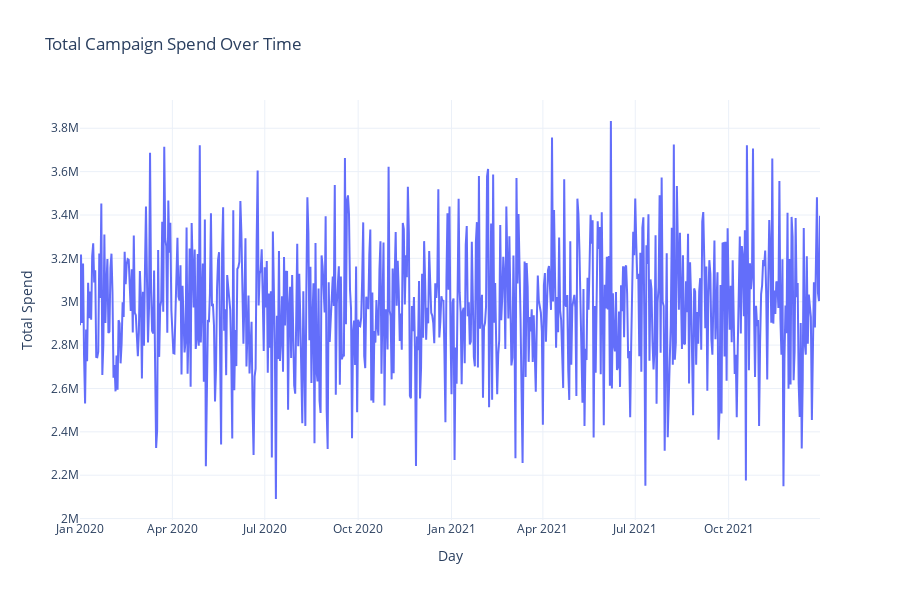

This figure's notebook cell:
### Code cell
# Total spend
plot_ads_spend(df_spend, by="total", figsize=(900, 600))

### Figure 1 — Plotly figure (JSON) as saved in the notebook; plotly's stock layout.template omitted (floating-point values rounded to 4 significant figures; data arrays with more than 128 entries replaced by an {"elided": "..."} marker saying what was removed)
{"data": [{"hovertemplate": "Day=%{x}<br>Total Spend=%{y}<extra></extra>", "legendgroup": "", "line": {"color": "#636efa", "dash": "solid"}, "marker": {"symbol": "circle"}, "mode": "lines", "name": "", "orientation": "v", "showlegend": false, "type": "scatter", "x": {"elided": "730 str values"}, "xaxis": "x", "y": {"elided": "730 float values"}, "yaxis": "y"}], "layout": {"height": 600, "hovermode": "x unified", "legend": {"orientation": "v", "tracegroupgap": 0, "x": 1.02, "xanchor": "left", "y": 1, "yanchor": "top"}, "title": {"text": "Total Campaign Spend Over Time"}, "width": 900, "xaxis": {"anchor": "y", "domain": [0, 1], "title": {"text": "Day"}}, "yaxis": {"anchor": "x", "domain": [0, 1], "title": {"text": "Total Spend"}}}}
